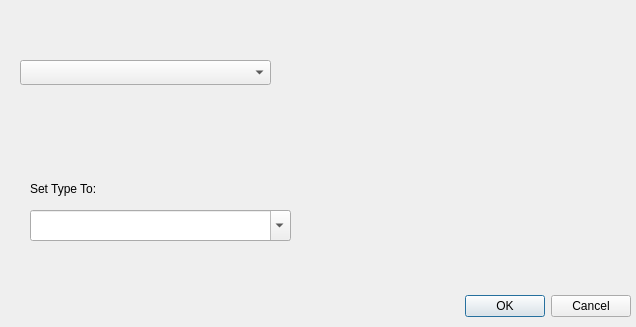
<?xml version="1.0" encoding="UTF-8"?>
<ui version="4.0">
 <class>SetFunctionVarTypes</class>
 <widget class="QDialog" name="SetFunctionVarTypes">
  <property name="geometry">
   <rect>
    <x>0</x>
    <y>0</y>
    <width>636</width>
    <height>327</height>
   </rect>
  </property>
  <property name="windowTitle">
   <string>Dialog</string>
  </property>
  <widget class="QDialogButtonBox" name="buttonBox">
   <property name="geometry">
    <rect>
     <x>10</x>
     <y>290</y>
     <width>621</width>
     <height>32</height>
    </rect>
   </property>
   <property name="orientation">
    <enum>Qt::Horizontal</enum>
   </property>
   <property name="standardButtons">
    <set>QDialogButtonBox::Cancel|QDialogButtonBox::Ok</set>
   </property>
  </widget>
  <widget class="QLabel" name="userMessage">
   <property name="geometry">
    <rect>
     <x>20</x>
     <y>10</y>
     <width>601</width>
     <height>17</height>
    </rect>
   </property>
   <property name="text">
    <string/>
   </property>
  </widget>
  <widget class="QComboBox" name="dropdownLocalVars">
   <property name="geometry">
    <rect>
     <x>20</x>
     <y>60</y>
     <width>251</width>
     <height>25</height>
    </rect>
   </property>
  </widget>
  <widget class="QLabel" name="labelSetTypeTo">
   <property name="geometry">
    <rect>
     <x>30</x>
     <y>180</y>
     <width>91</width>
     <height>17</height>
    </rect>
   </property>
   <property name="text">
    <string>Set Type To:</string>
   </property>
  </widget>
  <widget class="QComboBox" name="selectedTypeForVar">
   <property name="geometry">
    <rect>
     <x>30</x>
     <y>210</y>
     <width>261</width>
     <height>31</height>
    </rect>
   </property>
   <property name="editable">
    <bool>true</bool>
   </property>
   <property name="maxVisibleItems">
    <number>15</number>
   </property>
  </widget>
 </widget>
 <resources/>
 <connections>
  <connection>
   <sender>buttonBox</sender>
   <signal>accepted()</signal>
   <receiver>SetFunctionVarTypes</receiver>
   <slot>accept()</slot>
   <hints>
    <hint type="sourcelabel">
     <x>248</x>
     <y>254</y>
    </hint>
    <hint type="destinationlabel">
     <x>157</x>
     <y>274</y>
    </hint>
   </hints>
  </connection>
  <connection>
   <sender>buttonBox</sender>
   <signal>rejected()</signal>
   <receiver>SetFunctionVarTypes</receiver>
   <slot>reject()</slot>
   <hints>
    <hint type="sourcelabel">
     <x>316</x>
     <y>260</y>
    </hint>
    <hint type="destinationlabel">
     <x>286</x>
     <y>274</y>
    </hint>
   </hints>
  </connection>
 </connections>
</ui>
